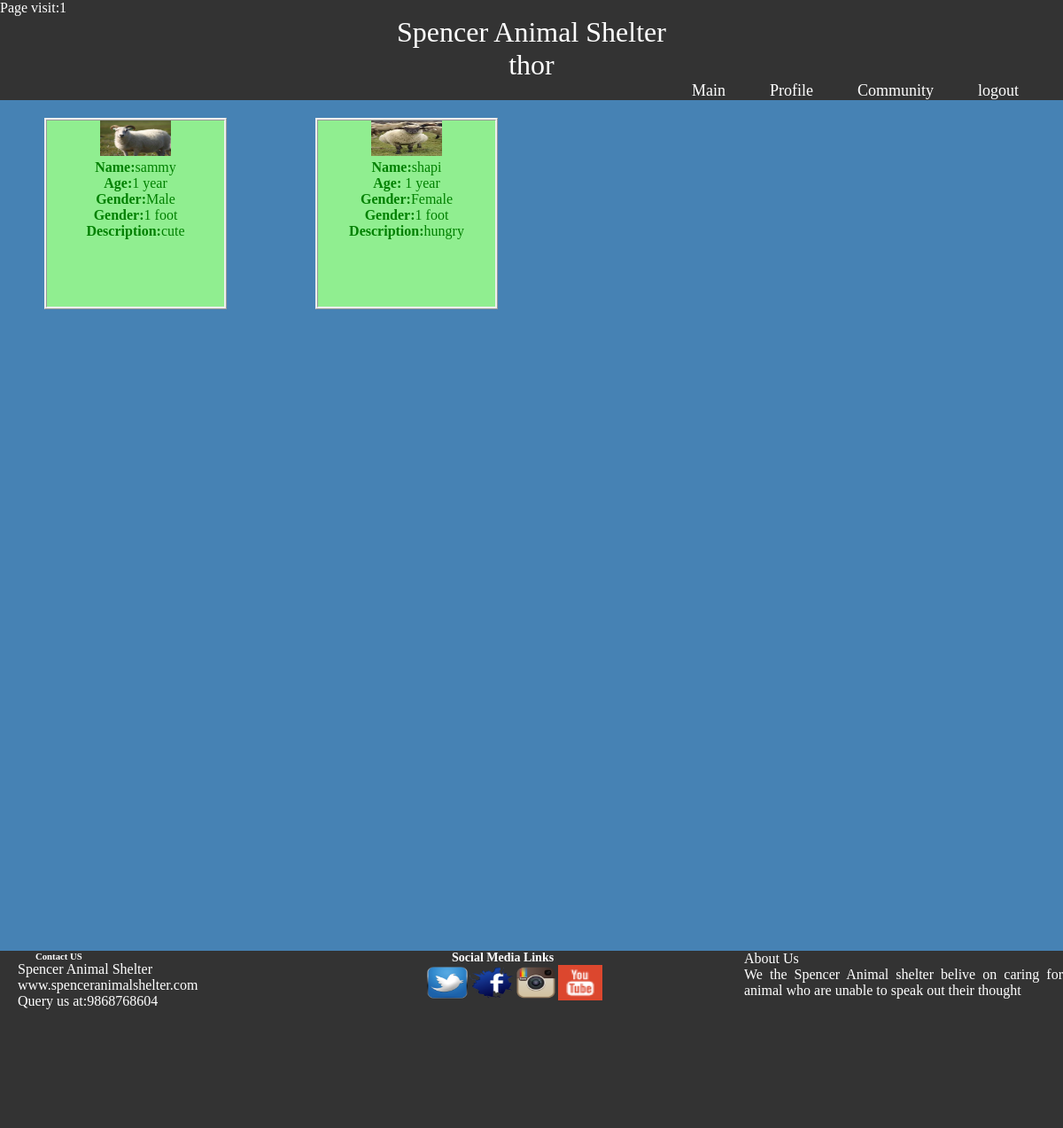
Page /cart.php (signed in) on the committed database.
### tables this page shows
CREATE TABLE `tbl_users` (
  `id` int(11) NOT NULL,
  `name` varchar(20) NOT NULL,
  `address` varchar(50) NOT NULL,
  `postal` varchar(15) NOT NULL,
  `dob` date NOT NULL,
  `email` varchar(30) NOT NULL,
  `userid` varchar(8) NOT NULL,
  `password` varchar(10) NOT NULL,
  `gender` varchar(10) NOT NULL,
  `usertype` varchar(9) NOT NULL,
  `logindate` date NOT NULL
);

CREATE TABLE `tbl_cart` (
  `id` int(11) NOT NULL,
  `aid` varchar(250) NOT NULL,
  `userid` varchar(80) NOT NULL,
  `animaltype` varchar(25) NOT NULL,
  `name` varchar(25) NOT NULL,
  `age` varchar(40) NOT NULL,
  `gender` varchar(8) NOT NULL,
  `height` varchar(20) NOT NULL,
  `description` varchar(500) NOT NULL,
  `image` varchar(2555) NOT NULL
);

### cart.php (the view, shortened to what this page needs)
<!DOCTYPE html>
<html>
<head>
	<link rel="stylesheet" type="text/css" href="style.css">
</head>
<body>
 	<div id="nav">
	<div id="visit">
 		<?php
 		include 'db.php';
 		$qry_count="insert into tbl_counter value(1,1)";
 		if($conn->query($qry_count)==false){
 			$qry_count="select visit from tbl_counter where id='1'";
 			$data= $conn->query($qry_count);
 			 $result = $data ->fetch_assoc();
 			   $visit= $result['visit'];
 		      $_SESSION['views']= $visit+1;
 		       $net=$_SESSION['views'];
 	  $qry_add="update tbl_counter set visit='$net' where id='1'";
 	    if($conn->query($qry_add)==true){
 	    	echo "page vist:&nbsp" .$net
 	    	;
 	    }
 	}
 	    else{
 	    	echo "Page visit:1";
 		}
 		?>
       </div>
	<p>Spencer Animal Shelter</p>
      <p id="name"><?php
		$id=$_SESSION['id'];
		$sel="SELECT * FROM tbl_users WHERE id = '$id'";
		$res = $conn->query($sel);
		while($data=$res->fetch_array())
			{
				echo $data['name'];
			}
			?></p>
	<ul>
		<li><a href="logout.php">logout</a></li>
		<li><a href="community.php">Community</a></li>
		<li><a href="profile.php">Profile</a></li>
		<li><a href="visit.php">Main</a></li>
		<li><a></a>
        </li>
	</ul>
  </div>
<div id="mainbody">
<?php
include 'db.php';
$id2=$_SESSION['id'];
 $qry_sel = "select * from tbl_cart where userid='$id2'";
 $data = $conn->query($qry_sel);
 while ($result= $data->fetch_assoc()) {
 	echo "<div id='list'>
 	<img src='animalimage/".$result['image']."' height='40' width='80' style='margin:0 40px;'>
 	<p><b>
 	Name:</b>" .$result['name']."</p>
 	<p><b>
 	Age:</b>" .$result['age']."</p>
 	<p><b>
 	Gender:</b>".$result['gender']."</p>
 	<p><b>
 	Gender:</b>".$result['height']."</p>
   <p><b>
   Description:</b>".$result['description']."</p>
 	</div>";
 }
?>
	</div>
	<footer>
		<div id ='fot'>
		 <div id='con'>
		 	<h6>Contact US</h6>
		 	<p>Spencer Animal Shelter<P>
		    <p>www.spenceranimalshelter.com</p>
		    <p>Query us at:9868768604</p>
		 </div>
		 <div id='us'>
		 	<P>About Us<p>
		 	 We the Spencer Animal shelter belive on caring for animal who are unable to speak out their thought</p>
		 </div>
		<div id = "icon">
		<h6>Social Media Links</h6>
		<li><a href="www.twitter.com"><img src="icon/twt.png"></a></li>
		<li><a href="www.facebook.com"><img src="icon/facebook.png"></a></li>
		<li><a href="www.instagram.com"><img src="icon/insta.png"></a></li>
		<li><a href="www.youtube.com"><img src="icon/youtube.png"></a></li>
  	      </div>
  	    </div>
  </footer>
</body>
</html>

### style.css (style rules this page uses)
* { margin: 0; padding: 0; }
body { width:auto; height: auto; }
#visit { color:white; }
#list { width:200px; height: 210px; color: green; border-style: ridge; background-color: lightgreen; margin:0 50px; margin-top: 20px; float: left; text-align: justify; }
#list { text-align:center; }
#mainbody { width:100%; height:960px; background-color: steelblue; }
#nav { width:100%; background-color: #333333; overflow:hidden; }
#nav p { color:white; padding-left: -10px; font-size: xx-large; text-align: center; }
#nav ul { list-style-type: none; overflow: hidden; margin:0; padding: 0; }
#nav li { float:right; }
#nav li a { display:inline; color:white; text-decoration: none; padding-right: 50px; font-size: large; text-align: center; }
a { color: yellow; font-size: 20px; }
footer { width:100%; height:200px; background-color: #333333; text-align: justify; color:white; }
#icon { width: 30%; float: right; padding-left: 80px; }
#icon li { list-style-type: none; overflow: hidden; float: left; }
#icon h6 { font-size: 14px; margin-left: 30px; font-family: italic; }
#icon li a img { width:50px; height:40px; list-style-type: none; text-decoration: none; }
#con { width: 30%; float: left; }
#con h6 { margin-left: 40px }
#con p { margin-left: 20px }
#us { width: 30%; float: right; }

### rows in the picture
tbl_users: name "thor"
tbl_cart: image (picture), name "sammy", age "1 year", gender "Male", height "1 foot", description "cute"
tbl_cart: image (picture), name "shapi", age "1 year", gender "Female", height "1 foot", description "hungry"
